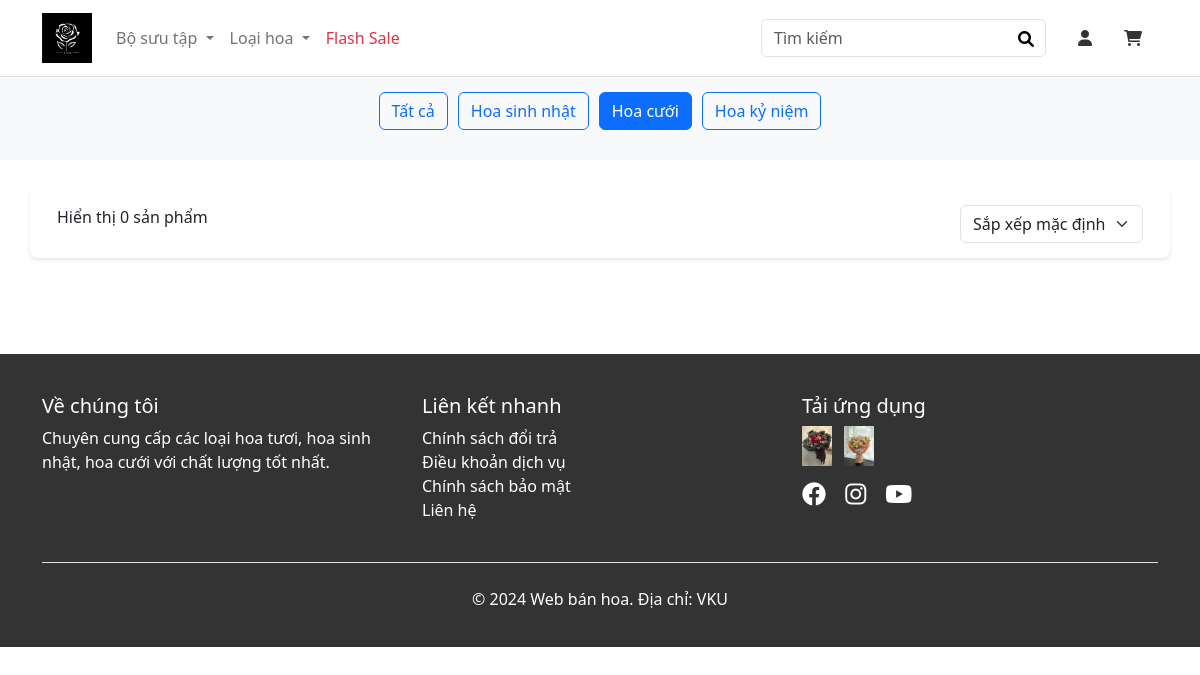
The app's page /cartegory.php?category=2, older data.
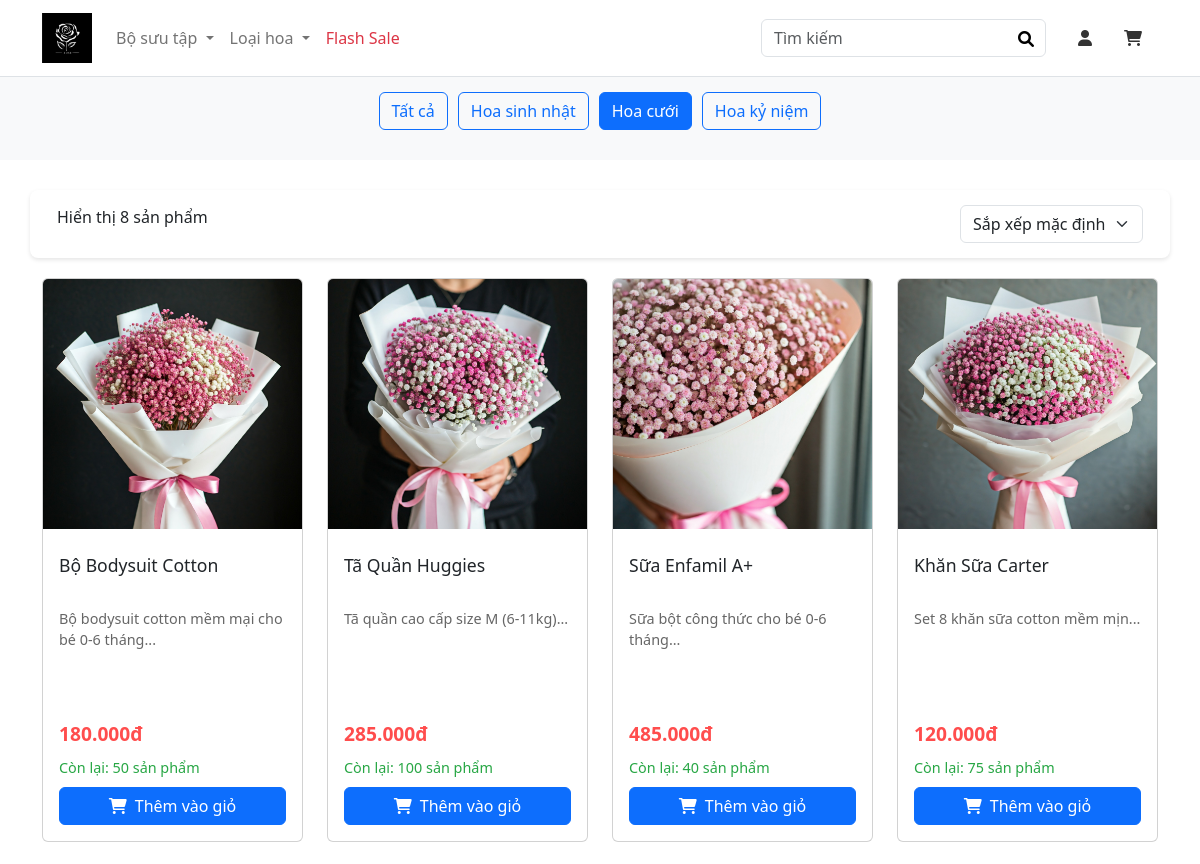
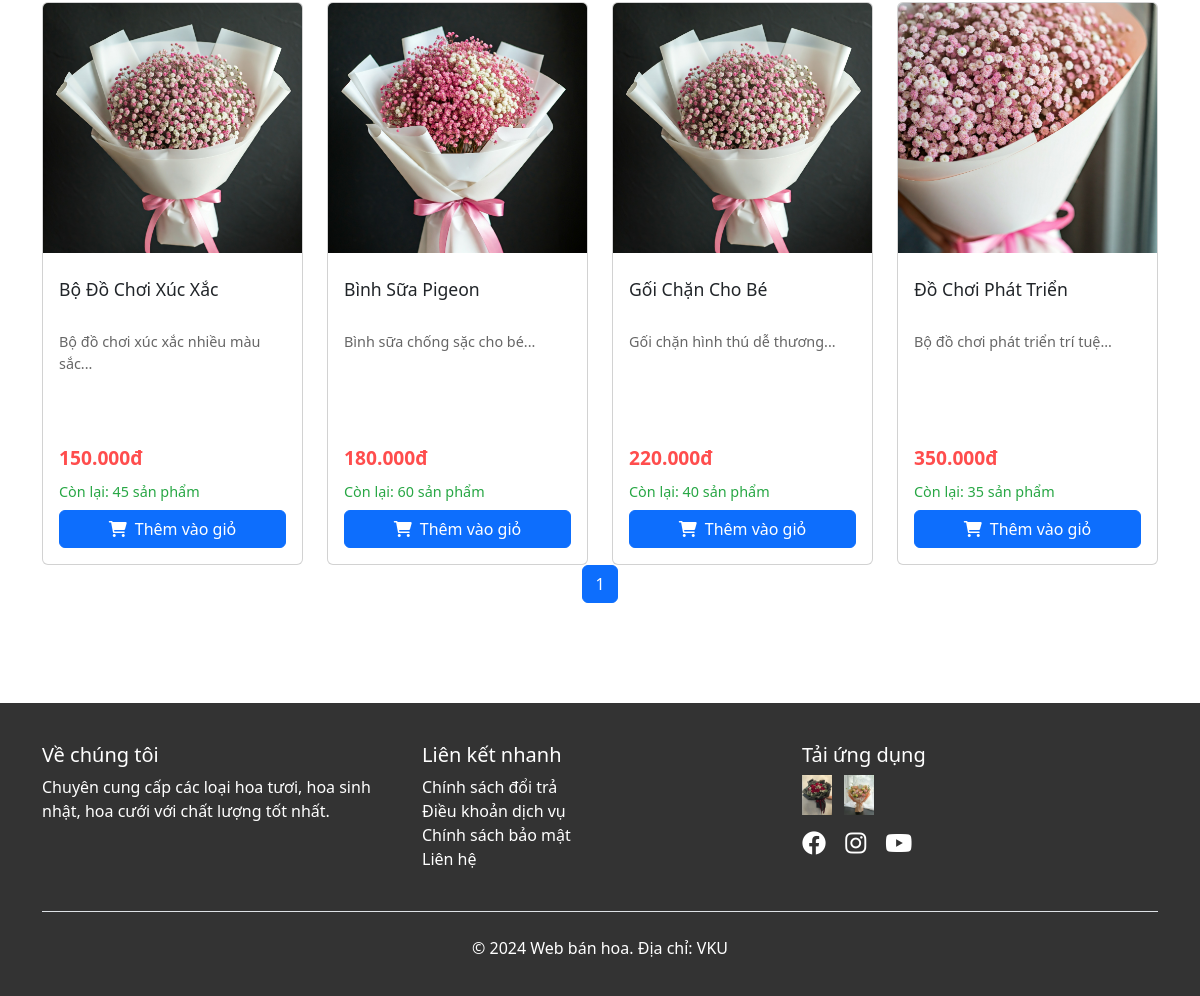
The same page, newer data (2 pictures, top to bottom).
### tables this page shows
CREATE TABLE `categories` (
  `id` int NOT NULL,
  `name` varchar(100) NOT NULL,
  `slug` varchar(100) NOT NULL,
  `description` text
);

CREATE TABLE `products` (
  `id` int NOT NULL,
  `category_id` int DEFAULT NULL,
  `name` varchar(255) NOT NULL,
  `description` text,
  `price` decimal(10,2) NOT NULL,
  `image_url` varchar(255) DEFAULT NULL,
  `stock` int DEFAULT '0',
  `created_at` timestamp NULL DEFAULT CURRENT_TIMESTAMP
);

### cartegory.php (the view, shortened to what the changed rows need)
<?php
$conn = require_once 'database.php';
$category_id = isset($_GET['category']) ? $_GET['category'] : null;
$stmt_categories = $conn->prepare("SELECT * FROM categories");
$stmt_categories->execute();
$categories = $stmt_categories->fetchAll();
$limit = 10;
$page = isset($_GET['page']) ? $_GET['page'] : 1;
$offset = ($page - 1) * $limit;
if ($category_id) {
    $stmt = $conn->prepare("SELECT id, category_id, name, description, price, image_url, stock, created_at
                           FROM products
                           WHERE category_id = :category_id
                           LIMIT :limit OFFSET :offset");
    $stmt->bindParam(':category_id', $category_id);
} else {
    $stmt = $conn->prepare("SELECT id, category_id, name, description, price, image_url, stock, created_at
                           FROM products
                           LIMIT :limit OFFSET :offset");
}
$stmt->bindParam(':limit', $limit, PDO::PARAM_INT);
$stmt->bindParam(':offset', $offset, PDO::PARAM_INT);
$stmt->execute();
$products = $stmt->fetchAll();
$total_stmt = $conn->prepare("SELECT COUNT(*) as total FROM products" . ($category_id ? " WHERE category_id = :category_id" : ""));
if ($category_id) {
    $total_stmt->bindParam(':category_id', $category_id);
}
$total_stmt->execute();
$total_products = $total_stmt->fetch()['total'];
$total_pages = ceil($total_products / $limit);
?>
<!DOCTYPE html>
<html lang="vi">
<head>
    <link href="https://cdn.jsdelivr.net/npm/bootstrap@5.1.3/dist/css/bootstrap.min.css" rel="stylesheet">
    <link rel="stylesheet" href="https://cdnjs.cloudflare.com/ajax/libs/font-awesome/6.0.0/css/all.min.css">
</head>
<body>
    <?php include './layout/header.php'; ?>
    <main>
        <section class="category-filter">
            <div class="container">
                <h2 class="text-center mb-4">
                </h2>
                <div class="text-center category-buttons">
                    <a href="cartegory.php" class="btn btn-outline-primary category-btn <?php echo !$category_id ? 'active' : ''; ?>">
                        Tất cả
                    </a>
                    <?php foreach ($categories as $category): ?>
                        <a href="cartegory.php?category=<?php echo $category['id']; ?>"
                            class="btn btn-outline-primary category-btn <?php echo $category_id == $category['id'] ? 'active' : ''; ?>">
                            <?php echo htmlspecialchars($category['name']); ?>
                        </a>
                    <?php endforeach; ?>
                </div>
            </div>
        </section>
        <section class="container mb-5">
            <div class="row sorting-section">
                <div class="col-md-6">
                    <p class="mb-0">Hiển thị <?php echo count($products); ?> sản phẩm</p>
                </div>
            </div>
            <div class="row g-4" id="productsContainer">
                <?php foreach ($products as $product): ?>
                    <div class="col-lg-3 col-md-4 col-sm-6">
                        <div class="card product-card">
                            <a href="./product.php?id=<?php echo $product['id'] ?>" class="product-link">
                                <img src="<?php echo htmlspecialchars($product['image_url']); ?>"
                                    class="card-img-top product-img"
                                    alt="<?php echo htmlspecialchars($product['name']); ?>">
                                <div class="card-body d-flex flex-column">
                                    <h5 class="product-title">
                                        <?php echo htmlspecialchars($product['name']); ?>
                                    </h5>
                                    <p class="product-description">
                                        <?php
                                        echo htmlspecialchars(($product['description'] ?? '') ? substr($product['description'], 0, 100) . '...' : '');
                                        ?>
                                    </p>
                                </div>
                            </a>
                            <div class="card-body d-flex flex-column mt-auto">
                                <p class="price mb-2">
                                    <?php echo number_format($product['price'], 0, ',', '.'); ?>đ
                                </p>
                                <p class="stock mb-2">
                                    Còn lại: <?php echo $product['stock']; ?> sản phẩm
                                </p>
                                <button class="btn btn-primary w-100 add-to-cart"
                                    data-product-id="<?php echo $product['id']; ?>">
                                    <i class="fas fa-shopping-cart me-2"></i>Thêm vào giỏ
                                </button>
                            </div>
                        </div>
                    </div>
                <?php endforeach; ?>
            </div>
            <?php
            function renderPagination($total_pages, $current_page) {
                echo '<nav aria-label="Page navigation">';
                echo '<ul class="pagination justify-content-center">';
                for ($i = 1; $i <= $total_pages; $i++) {
                    $active = $i == $current_page ? 'active' : '';
                    echo "<li class='page-item $active'><a class='page-link' href='?page=$i'>$i</a></li>";
                }
                echo '</ul>';
                echo '</nav>';
            }
            renderPagination($total_pages, $page);
            ?>
        </section>
    </main>
</body>
</html>

Row changes from the older to the newer data that the page shows:
now on this page (row edited): products: image_url (picture), name "Bộ Bodysuit Cotton", description "Bộ bodysuit cotton mềm mại cho bé 0-6 tháng...", price "180.000", stock "50"
now on this page (row edited): products: image_url (picture), name "Tã Quần Huggies", description "Tã quần cao cấp size M (6-11kg)...", price "285.000", stock "100"
now on this page (row edited): products: image_url (picture), name "Sữa Enfamil A+", description "Sữa bột công thức cho bé 0-6 tháng...", price "485.000", stock "40"
now on this page (row edited): products: image_url (picture), name "Khăn Sữa Carter", description "Set 8 khăn sữa cotton mềm mịn...", price "120.000", stock "75"
now on this page (row edited): products: image_url (picture), name "Bộ Đồ Chơi Xúc Xắc", description "Bộ đồ chơi xúc xắc nhiều màu sắc...", price "150.000", stock "45"
now on this page (row edited): products: image_url (picture), name "Bình Sữa Pigeon", description "Bình sữa chống sặc cho bé...", price "180.000", stock "60"
now on this page (row edited): products: image_url (picture), name "Gối Chặn Cho Bé", description "Gối chặn hình thú dễ thương...", price "220.000", stock "40"
now on this page (row edited): products: image_url (picture), name "Đồ Chơi Phát Triển", description "Bộ đồ chơi phát triển trí tuệ...", price "350.000", stock "35"
Text that changed along with them:
count($products): "0" → "8"
new list line: "1"
